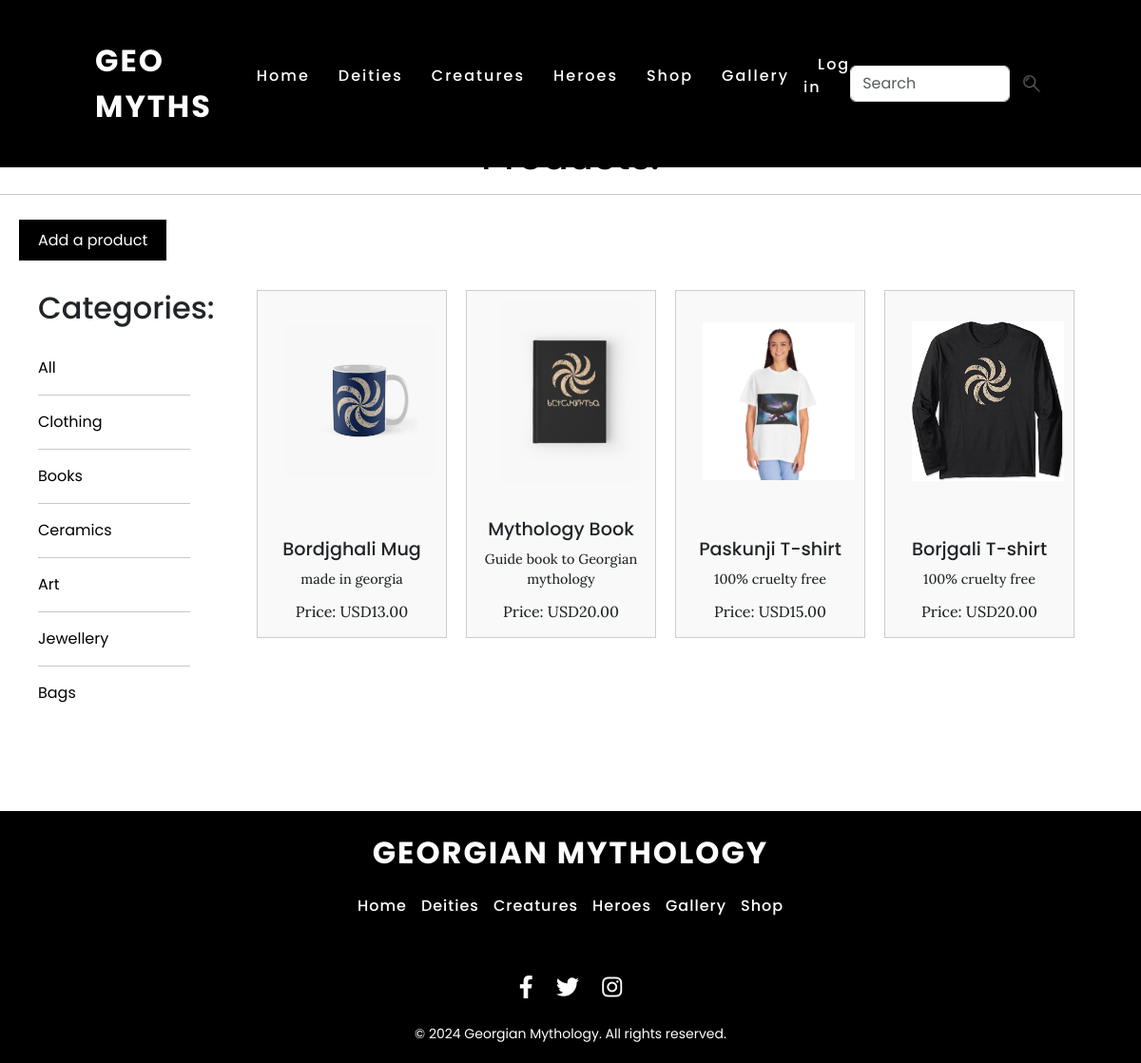
The app's page /shop/ with its own data.
### base/models.py (models this page shows, shortened)
class Type(models.Model):
    name = models.CharField(max_length=50)
    def __str__(self):
        return self.name

class Product(models.Model):
    creator = models.ForeignKey('User', on_delete=models.SET("Unknown Creator"))
    picture = models.ImageField(null=True, blank=True)
    name = models.CharField(max_length=200)
    price = models.DecimalField(max_digits=10, decimal_places=2)
    currency = models.CharField(max_length=3, default='USD')
    description = models.TextField(max_length=500)
    type = models.ManyToManyField(Type, related_name='products', blank=True)
    created = models.DateTimeField(auto_now_add=True)
    update = models.DateTimeField(auto_now=True)

### base/views.py (the view)
# urls.py: path('shop/', views.shop, name='shop'),
def shop(request):
    seeder_func()
    q = request.GET.get('q') if request.GET.get('q') != None else ''
    products = Product.objects.filter(Q(name__icontains=q) | Q(description__icontains=q) | Q(type__name__icontains=q))
    products = list(set(products))
    heading = "Products"
    types = Type.objects.all()
    context = {"products": products, "heading": heading, 'types': types}
    return render(request, 'base/shop.html', context)

### base/seeder.py (called while the page is built)
def seeder_func():
    types = ['Clothing', 'Books', 'Ceramics', 'Art', 'Jewellery', 'Bags']
    for type in types:
        if not Type.objects.filter(name=type):
            new_type = Type(name=type)
            new_type.save()

### base/templates/base/shop.html (shortened to what this page needs)
{% extends 'main.html' %}
{% block content %}
<h1>Products:</h1><hr>
<div class="shop-page-container" style="display: flex; flex-direction: column; padding: 20px;">
    <div style="margin-bottom: 20px;">
        <a href="{% url 'add_product' %}" class="delete-button">Add  a product</a>
    </div>
    <div style="display: flex; width: 100%;">
        <div class="category-container" style="flex: 1; padding: 20px; max-width: 200px;">
            <h2>Categories:</h2>
            <br>
            <a href="{{ request.path }}">All</a>
            {% for type in types %}
                <hr>
                <a href="{{ request.path }}?q={{ type.name }}">{{ type }}</a>
            {% endfor %}
        </div>
        <div class="products-container" style="flex: 3; padding: 20px;">
            <div class="shop-container" style="display: flex; flex-wrap: wrap; gap: 20px; justify-content: center;">
                {% for product in products %}
                    <div class="product" style="border: 1px solid #ccc; padding: 10px; width: calc(25% - 30px); box-sizing: border-box; text-align: center; background-color: #f9f9f9; display: flex; flex-direction: column; align-items: center; max-width: 300px;">
                        <div class="image-container" style="position: relative; width: 100%; height: 100px; overflow: hidden; margin-bottom: 10px;">
                            <img src="{{ product.picture.url }}" alt="{{ product.name }}" style="width: 90%; height: 90%; object-fit: contain;">
                        </div>
                        <h2 style="font-size: 1.2em; margin: 5px 0;">{{ product.name }}</h2>
                        <p style="font-size: 0.9em; margin: 5px 0;">{{ product.description }}</p>
                        <p style="font-size: 1em; margin: 5px 0;">Price: {{ product.currency }}{{ product.price }}</p>
                    </div>
                {% empty %}
                    <p>No products available.</p>
                {% endfor %}
            </div>
        </div>
    </div>
</div><br><br><br>
{% endblock %}

### static/css/styles.css (style rules this page uses)
* { margin: 0; padding: 0; box-sizing: border-box; font-family: 'Poppins', sans-serif; }
body { background: #fff !important; }
h1 { color: black; text-align: center; margin-top: 20px; }
a { text-decoration: none; color: black; }
.image-container { flex: 1; text-align: right; }
.image-container img { max-width: 100%; height: auto; }
p { font-family: "Lora", serif; font-optical-sizing: auto; font-weight: 450; font-style: normal; font-size: 17.5px; }
.delete-button { background-color: black; color: white; border: none; padding: 10px 20px; cursor: pointer; transition: background-color 0.3s ease; }

### records on screen
Type: name "Clothing"
Type: name "Books"
Type: name "Ceramics"
Type: name "Art"
Type: name "Jewellery"
Type: name "Bags"
Product: picture (picture), name "Bordjghali Mug", description "made in georgia", currency "USD", price "13.00"
Product: picture (picture), name "Mythology Book", description "Guide book to Georgian mythology", currency "USD", price "20.00"
Product: picture (picture), name "Paskunji T-shirt", description "100% cruelty free", currency "USD", price "15.00"
Product: picture (picture), name "Borjgali T-shirt", description "100% cruelty free", currency "USD", price "20.00"
